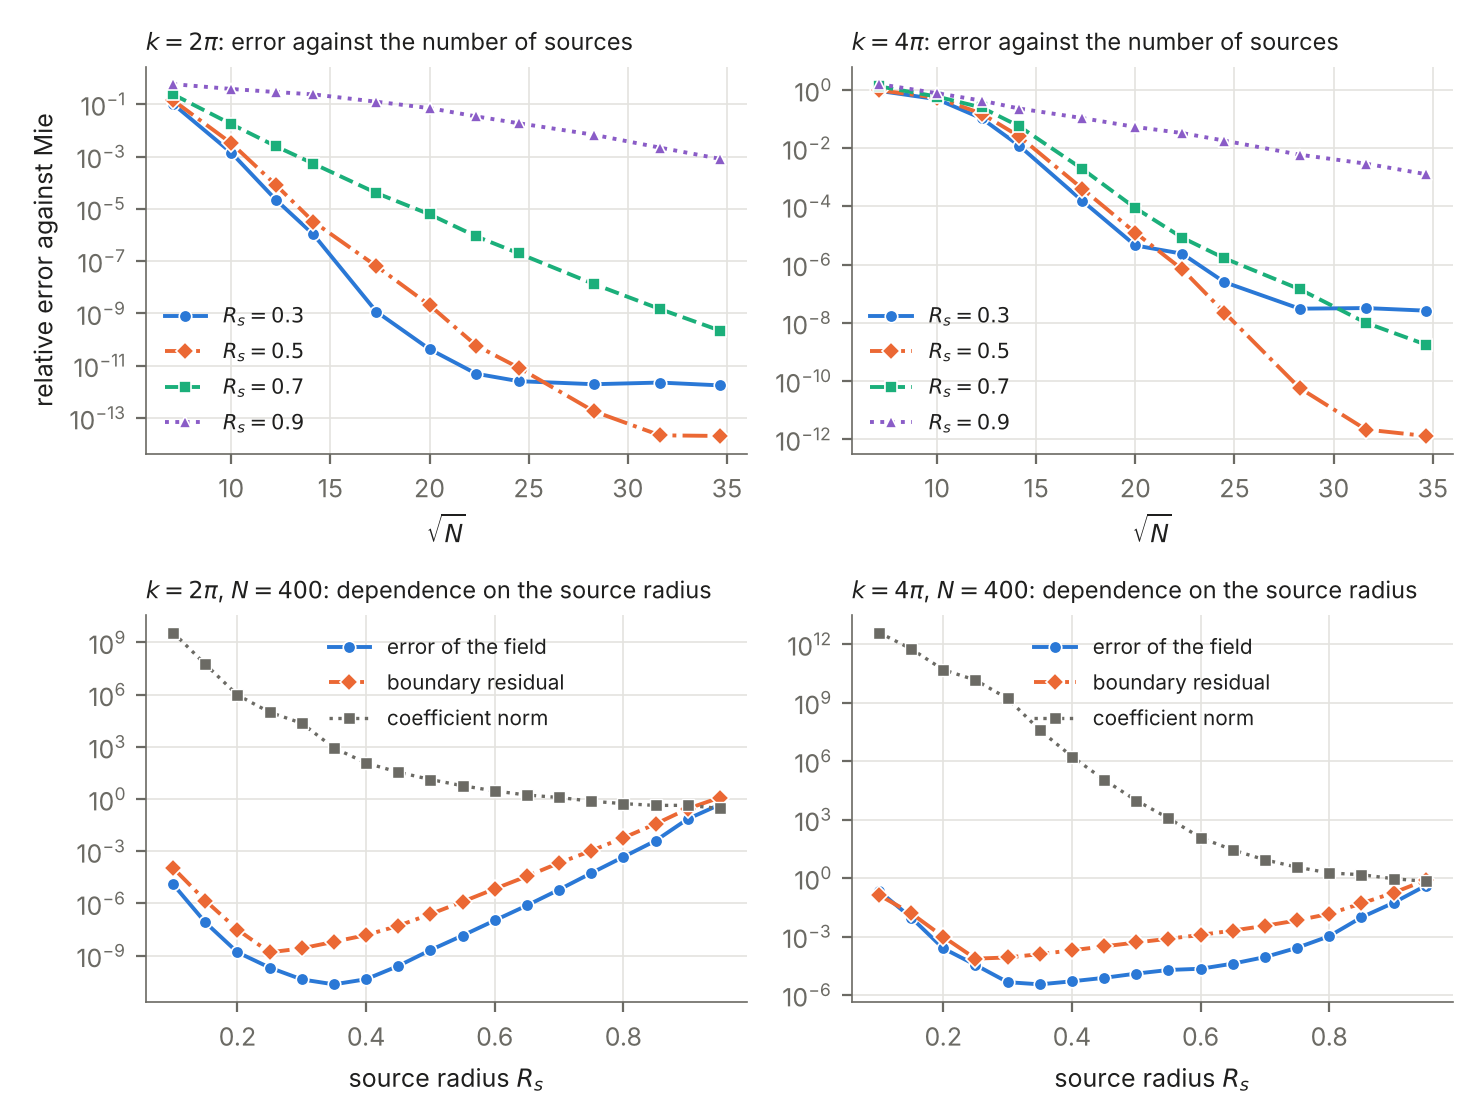

This figure's Python source:
"""Print figure of the sphere study from results_pec_sphere.json (written by
pec_sphere_convergence.py): error against sqrt(N) for four source radii, and
error, boundary residual and coefficient norm against the source radius, for
k = 2 pi and 4 pi.

    python3 pec_sphere_convergence.py && python3 fig_sphere.py
    python3 fig_sphere.py short        # k = 2 pi only, both panels in one row (fig_sphere_short.pdf, used by the paper)
"""
import json
import sys

import matplotlib

matplotlib.use("Agg")
import matplotlib.pyplot as plt
import numpy as np

COLS = ("#2a78d6", "#eb6834", "#1baf7a", "#8a5cc7")
MARK = ("o", "D", "s", "^")
DASH = ("-", "-.", "--", ":")
INK, MUTED = "#1f1f1e", "#6b6a64"

if __name__ == "__main__":
    res = json.load(open("results_pec_sphere.json"))
    ks = sorted({r["k"] for r in res})
    plt.rcParams.update({"font.size": 9, "axes.edgecolor": MUTED, "axes.labelcolor": INK, "text.color": INK,
                         "xtick.color": MUTED, "ytick.color": MUTED, "axes.linewidth": 0.6})
    short = "short" in sys.argv
    if short:
        ks = ks[:1]
        fig, axs = plt.subplots(1, 2, figsize=(7.4, 2.9), squeeze=False)
        axs = axs.T
    else:
        fig, axs = plt.subplots(2, len(ks), figsize=(7.4, 5.6), squeeze=False)
    for col, k in enumerate(ks):
        rn = [r for r in res if r["k"] == k and r["sweep"] == "N"]
        rr = sorted((r for r in res if r["k"] == k and r["sweep"] == "R"), key=lambda r: r["R"])
        ax = axs[0, col]
        for i, R in enumerate(sorted({r["R"] for r in rn})):
            s = sorted((r for r in rn if r["R"] == R), key=lambda r: r["N"])
            ax.semilogy([np.sqrt(r["N"]) for r in s], [r["mid"] for r in s], linestyle=DASH[i % 4], color=COLS[i % 4],
                        marker=MARK[i % 4], ms=4.5, lw=1.4, mec="white", mew=0.6, label=f"$R_s = {R}$")
        ax.set(xlabel=r"$\sqrt{N}$", ylabel="relative error against Mie" if col == 0 else "")
        ax.set_title(f"$k = {k / np.pi:.0f}\\pi$: error against the number of sources", loc="left", fontsize=8.5)
        ax.legend(frameon=False, fontsize=7.5, loc="lower left")
        ax = axs[1, col]
        R = [r["R"] for r in rr]
        for i, (key, lab) in enumerate((("mid", "error of the field"), ("bc", "boundary residual"))):
            ax.semilogy(R, [r[key] for r in rr], linestyle=DASH[i], color=COLS[i], marker=MARK[i], ms=4.5, lw=1.4,
                        mec="white", mew=0.6, label=lab)
        ax.semilogy(R, [r["alpha_norm"] for r in rr], linestyle=":", color=MUTED, marker="s", ms=4, lw=1.2,
                    mec="white", mew=0.5, label="coefficient norm")
        ax.set(xlabel="source radius $R_s$")
        ax.set_title(f"$k = {k / np.pi:.0f}\\pi$, $N = {rr[0]['N']}$: dependence on the source radius", loc="left", fontsize=8.5)
        ax.legend(frameon=False, fontsize=7.5, loc="upper center")
    for ax in axs.ravel():
        ax.grid(True, which="major", color="#e4e3df", lw=0.6)
        for sp in ("top", "right"):
            ax.spines[sp].set_visible(False)
    fig.tight_layout()
    name = "fig_sphere_short" if short else "fig_sphere"
    fig.savefig(name + ".pdf")
    fig.savefig(name + ".png", dpi=200)
    print(f"wrote {name}.pdf/.png")
